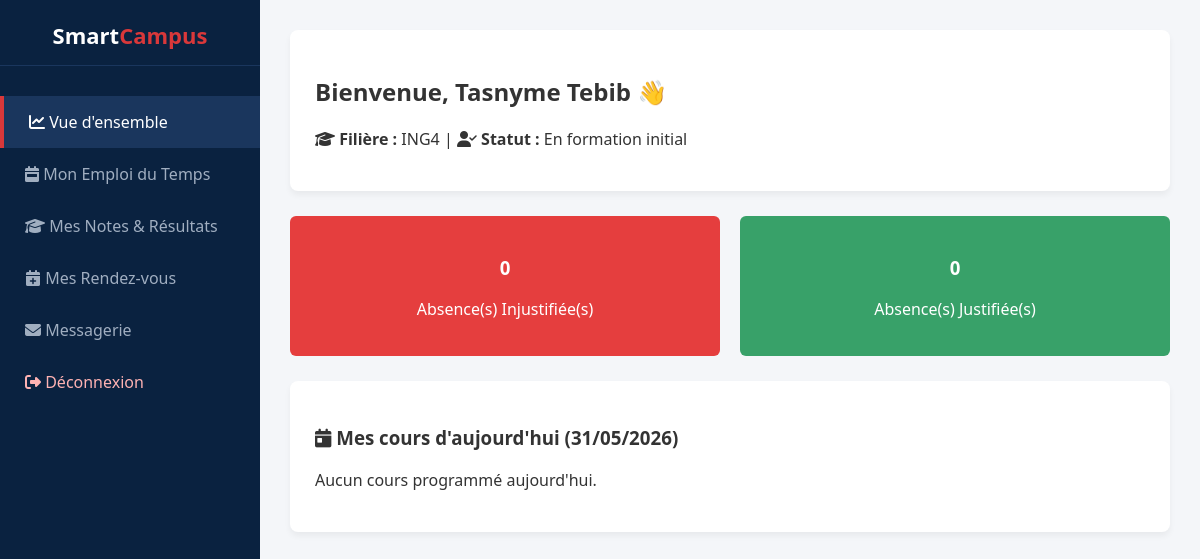
The app's page /dashboard_etudiant.php (signed in) with its own data.
### tables this page shows
CREATE TABLE `etudiants` (
  `utilisateur_id` int(11) NOT NULL,
  `promotion_id` int(11) NOT NULL,
  `statut_parcours` enum('initial','alternant') DEFAULT 'initial',
  `score_toeic` int(11) DEFAULT NULL,
  `toeic_valide` tinyint(1) GENERATED ALWAYS AS ((`score_toeic` >= 785)) STORED,
  `groupe_td_id` int(11) DEFAULT NULL
);

CREATE TABLE `utilisateurs` (
  `id` int(11) NOT NULL,
  `email` varchar(150) NOT NULL,
  `mot_de_pass` varchar(255) NOT NULL,
  `nom` varchar(100) NOT NULL,
  `prenom` varchar(100) NOT NULL,
  `role` enum('etudiant','enseignant','admin') NOT NULL,
  `date_creation` timestamp NOT NULL DEFAULT CURRENT_TIMESTAMP
);

CREATE TABLE `promotions` (
  `id` int(11) NOT NULL,
  `nom_promotion` enum('ING1','ING2','ING3','ING4','ING5') NOT NULL,
  `annee_academique` varchar(20) NOT NULL,
  `majeure_id` int(11) DEFAULT NULL
);

### dashboard_etudiant.php (the view, shortened to what this page needs)
<?php
require_once 'config.php';
$etudiant_id = $_SESSION['user_id'];
try {
    $pdo->exec("ALTER TABLE cours ADD COLUMN coefficient FLOAT DEFAULT 1.0 AFTER nom_cours");
} catch (Exception $e) {  }
try {
    $pdo->exec("CREATE TABLE IF NOT EXISTS rendez_vous (
        id INT AUTO_INCREMENT PRIMARY KEY,
        etudiant_id INT NOT NULL,
        enseignant_id INT NOT NULL,
        sujet VARCHAR(150) NOT NULL,
        message TEXT NULL,
        date_rdv DATE NOT NULL,
        heure_debut TIME NOT NULL,
        heure_fin TIME NOT NULL,
        statut ENUM('en_attente','accepte','refuse','annule') NOT NULL DEFAULT 'en_attente',
        reponse_enseignant TEXT NULL,
        date_demande TIMESTAMP NOT NULL DEFAULT CURRENT_TIMESTAMP,
        date_reponse TIMESTAMP NULL DEFAULT NULL,
        INDEX idx_rdv_etudiant (etudiant_id),
        INDEX idx_rdv_enseignant (enseignant_id)
    ) ENGINE=InnoDB DEFAULT CHARSET=utf8mb4");
} catch (Exception $e) {
    $msg_status = "<div class='alert danger'>⚠️ Erreur création table RDV : " . htmlspecialchars($e->getMessage()) . "</div>";
}
$msg_status = "";
$profil = ['nom' => 'Étudiant', 'prenom' => '', 'nom_promotion' => 'Non définie', 'annee_academique' => '-', 'statut' => '-'];
$absences = ['absences_injustifiees' => 0, 'absences_justifiees' => 0];
try {
    $req_profil = $pdo->prepare("
        SELECT u.nom AS student_nom, u.prenom AS student_prenom, p.nom_promotion, p.annee_academique, e.statut_parcours
        FROM utilisateurs u
        INNER JOIN etudiants e ON u.id = e.utilisateur_id
        INNER JOIN promotions p ON e.promotion_id = p.id
        WHERE u.id = ?
    ");
    $req_profil->execute([$etudiant_id]);
    $res_profil = $req_profil->fetch();
    if ($res_profil) {
        $profil = [
            'nom' => $res_profil['student_nom'],
            'prenom' => $res_profil['student_prenom'],
            'nom_promotion' => $res_profil['nom_promotion'],
            'annee_academique' => $res_profil['annee_academique'],
            'statut' => $res_profil['statut_parcours']
        ];
    }
} catch (Exception $e) {
    $msg_status .= "<div class='alert danger'>⚠️ Erreur Profil : " . htmlspecialchars($e->getMessage()) . "</div>";
}
try {
    $req_absences = $pdo->prepare("
        SELECT
            COUNT(CASE WHEN statut_presence = 'absent_injustifie' THEN 1 END) AS absences_injustifiees,
            COUNT(CASE WHEN statut_presence = 'absent_justifie' THEN 1 END) AS absences_justifiees
        FROM presences
        WHERE etudiant_id = ?
    ");
    $req_absences->execute([$etudiant_id]);
    $res_abs = $req_absences->fetch();
    if ($res_abs) {
        $absences = $res_abs;
    }
} catch (Exception $e) {
    $msg_status .= "<div class='alert danger'>⚠️ Erreur Absences : " . htmlspecialchars($e->getMessage()) . "</div>";
}
$offset_semaine = isset($_GET['semaine']) ? intval($_GET['semaine']) : 0;
$lundi_courant = strtotime('monday this week');
$timestamp_lundi = strtotime($offset_semaine . " weeks", $lundi_courant);
$date_debut_semaine = date('Y-m-d', $timestamp_lundi);
$date_fin_semaine = date('Y-m-d', strtotime('+6 days', $timestamp_lundi));
try {
    $stmtEdt = $pdo->prepare("
        SELECT s.*, c.nom_cours, sl.nom_salle, u.nom AS prof_nom, u.prenom AS prof_prenom
        FROM sessions_cours s
        JOIN cours c ON s.cours_id = c.id
        JOIN salles sl ON s.salle_id = sl.id
        JOIN utilisateurs u ON s.enseignant_id = u.id
        JOIN inscriptions_cours ic ON c.id = ic.cours_id
        JOIN etudiants e ON ic.etudiant_id = e.utilisateur_id
        WHERE ic.etudiant_id = ?
          AND s.date_cours BETWEEN ? AND ?
          AND (s.groupe_td_id IS NULL OR s.groupe_td_id = e.groupe_td_id)
        ORDER BY s.date_cours ASC, s.heure_debut ASC
    ");
    $stmtEdt->execute([$etudiant_id, $date_debut_semaine, $date_fin_semaine]);
    $sessions_semaine = $stmtEdt->fetchAll();
} catch (Exception $e) {
    $msg_status .= "<div class='alert danger'>⚠️ Erreur Emploi du temps : " . htmlspecialchars($e->getMessage()) . "</div>";
    $sessions_semaine = [];
}
?>
<!DOCTYPE html>
<html lang="fr">
<head>
    <link rel="stylesheet" href="https://cdnjs.cloudflare.com/ajax/libs/font-awesome/6.4.0/css/all.min.css">
</head>
<body>
<div class="sidebar">
    <div class="sidebar-brand">Smart<span>Campus</span></div>
    <ul class="sidebar-menu">
        <li><a href="#" id="btn-dashboard" class="active" onclick="switchTab('dashboard')"><i class="fa-solid fa-chart-line"></i> Vue d'ensemble</a></li>
        <li><a href="#" id="btn-edt" onclick="switchTab('edt')"><i class="fa-solid fa-calendar-week"></i> Mon Emploi du Temps</a></li>
        <li><a href="#" id="btn-notes" onclick="switchTab('notes')"><i class="fa-solid fa-graduation-cap"></i> Mes Notes & Résultats</a></li>
        <li><a href="#" id="btn-rdv" onclick="switchTab('rdv')"><i class="fa-solid fa-calendar-plus"></i> Mes Rendez-vous</a></li>
        <li><a href="#" id="btn-messagerie" onclick="switchTab('messagerie')"><i class="fa-solid fa-envelope"></i> Messagerie</a></li>
        <li><a href="deconnexion.php" style="color:#FEB2B2;"><i class="fa-solid fa-right-from-bracket"></i> Déconnexion</a></li>
    </ul>
</div>
<div class="main-content">
    <div class="card">
        <h2>Bienvenue, <?php echo htmlspecialchars($profil['prenom'] . ' ' . $profil['nom']); ?> 👋</h2>
        <p><i class="fa-solid fa-graduation-cap"></i> <strong>Filière :</strong> <?php echo htmlspecialchars($profil['nom_promotion']); ?> | <i class="fa-solid fa-user-check"></i> <strong>Statut :</strong> En formation <?php echo htmlspecialchars($profil['statut']); ?></p>
    </div>
    <div id="tab-dashboard" class="tab-content" style="display:block;">
        <div class="grid">
            <div class="stat-box danger">
                <h3><?php echo $absences['absences_injustifiees']; ?></h3>
                <p>Absence(s) Injustifiée(s)</p>
            </div>
            <div class="stat-box success">
                <h3><?php echo $absences['absences_justifiees']; ?></h3>
                <p>Absence(s) Justifiée(s)</p>
            </div>
        </div>
        <div class="card" style="margin-top:25px;">
            <h3><i class="fa-solid fa-calendar-day"></i> Mes cours d'aujourd'hui (<?php echo date('d/m/Y'); ?>)</h3>
            <?php
            $today_sessions = array_filter($sessions_semaine, function($s) { return $s['date_cours'] === date('Y-m-d'); });
            if(empty($today_sessions)): ?>
                <p>Aucun cours programmé aujourd'hui.</p>
            <?php endif; ?>
        </div>
    </div>
</div>
</body>
</html>

### dashboard_etudiant.php (style rules this page uses)
body { font-family: 'Segoe UI', Tahoma, Geneva, Verdana, sans-serif; background:#f4f6f9; margin:0; display:flex; color:#333; }
.sidebar { width: 260px; background: #0A2240; color: white; min-height: 100vh; padding: 20px 0; }
.sidebar-brand { text-align: center; font-size: 22px; font-weight: bold; margin-bottom: 30px; border-bottom: 1px solid #1A365D; padding-bottom: 15px; }
.sidebar-brand span { color: #D9383A; }
.sidebar-menu { list-style: none; padding: 0; margin: 0; }
.sidebar-menu li a { display: block; padding: 15px 25px; color: #A0AEC0; text-decoration: none; font-weight: 500; transition: 0.3s; }
.sidebar-menu li a:hover, .sidebar-menu li a.active { background: #1A365D; color: white; border-left: 4px solid #D9383A; }
.main-content { flex: 1; padding: 30px; box-sizing: border-box; width: calc(100% - 260px); }
.card { background: white; border-radius: 8px; padding: 25px; box-shadow: 0 4px 6px rgba(0,0,0,0.05); margin-bottom: 25px; }
.grid { display: grid; grid-template-columns: repeat(auto-fit, minmax(300px, 1fr)); gap: 20px; }
.stat-box { padding: 20px; border-radius: 6px; text-align: center; color: white; }
.stat-box.danger { background: #E53E3E; }
.stat-box.success { background: #38A169; }
.tab-content { display: none; }

### records on screen
etudiants: utilisateur_id.nom "Tasnyme Tebib", promotion.nom_promotion "ING4", statut_parcours "initial"

### other values on screen
$absences['absences_injustifiees'] "0"
$absences['absences_justifiees'] "0"
